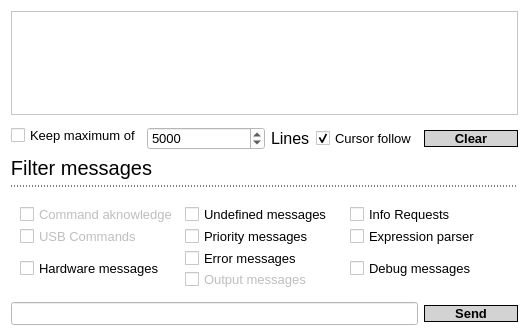
<?xml version="1.0" encoding="UTF-8"?>
<ui version="4.0">
 <class>Form</class>
 <widget class="QWidget" name="Form">
  <property name="geometry">
   <rect>
    <x>0</x>
    <y>0</y>
    <width>529</width>
    <height>336</height>
   </rect>
  </property>
  <property name="minimumSize">
   <size>
    <width>529</width>
    <height>336</height>
   </size>
  </property>
  <property name="windowTitle">
   <string>Console</string>
  </property>
  <property name="styleSheet">
   <string notr="true">QWidget {
	background-color: white;
	font-family: cantarell;
	font-size: 13px;
}

QLabel {
	font-size: 16px;
}

QPushButton {
    border: 1px solid black; /* Black border */
    background-color: lightgray; /* Light gray background */
	font-weight: bold;
}

QPushButton:hover {
    background-color: darkgray; /* Slightly darker background on hover */
}

QPushButton:pressed {
    background-color: gray; /* Even darker background when pressed */
}

QGroupBox {
	font-size: 20px;
    border: none; /* Removes the default border */
    border-top: 1px dashed black; /* Adds a border under the title */
    margin-top: 30px; /* Ensures space for the title */
    padding-top: 10px; /* Creates space above the border for the title */
}

QGroupBox::title {
    subcontrol-origin: margin; /* Aligns the title with the margin */
    subcontrol-position: top left; /* Moves the title to the top-left corner */
    padding: -5px; /* Adds padding around the title */
    background-color: white; /* Optional: matches the background */
}

QTableView {
	border: none;
}

QComboBox {
    background-color: white; /* Default background */
    color: black; /* Default text color */
    border: 1px solid black; /* Border around the combobox */
    padding: 2px 10px; /* Padding for text alignment */
}

QComboBox QAbstractItemView {
    background-color: lightgray; /* Background of the dropdown */
    color: black; /* Text color of items in the dropdown */
    selection-background-color: darkgray; /* Background color when an item is selected */
    selection-color: white; /* Text color when an item is selected */
}
</string>
  </property>
  <layout class="QGridLayout" name="gridLayout_4">
   <item row="0" column="0">
    <layout class="QHBoxLayout" name="horizontalLayout" stretch="0">
     <item>
      <widget class="QPlainTextEdit" name="plainTextEditSerialOutput">
       <property name="minimumSize">
        <size>
         <width>0</width>
         <height>100</height>
        </size>
       </property>
       <property name="lineWrapMode">
        <enum>QPlainTextEdit::NoWrap</enum>
       </property>
       <property name="readOnly">
        <bool>false</bool>
       </property>
       <property name="placeholderText">
        <string/>
       </property>
      </widget>
     </item>
    </layout>
   </item>
   <item row="1" column="0">
    <layout class="QGridLayout" name="gridLayout">
     <item row="1" column="1">
      <widget class="QSpinBox" name="spinBoxLimitLines">
       <property name="sizePolicy">
        <sizepolicy hsizetype="Minimum" vsizetype="Fixed">
         <horstretch>0</horstretch>
         <verstretch>0</verstretch>
        </sizepolicy>
       </property>
       <property name="maximum">
        <number>10000</number>
       </property>
       <property name="value">
        <number>5000</number>
       </property>
      </widget>
     </item>
     <item row="1" column="2">
      <widget class="QLabel" name="label_6">
       <property name="sizePolicy">
        <sizepolicy hsizetype="Fixed" vsizetype="Fixed">
         <horstretch>0</horstretch>
         <verstretch>0</verstretch>
        </sizepolicy>
       </property>
       <property name="text">
        <string>Lines</string>
       </property>
      </widget>
     </item>
     <item row="1" column="3">
      <widget class="QCheckBox" name="checkBoxDebugCursorFollow">
       <property name="enabled">
        <bool>true</bool>
       </property>
       <property name="sizePolicy">
        <sizepolicy hsizetype="Fixed" vsizetype="Fixed">
         <horstretch>0</horstretch>
         <verstretch>0</verstretch>
        </sizepolicy>
       </property>
       <property name="text">
        <string>Cursor follow</string>
       </property>
       <property name="checked">
        <bool>true</bool>
       </property>
      </widget>
     </item>
     <item row="1" column="4">
      <widget class="QPushButton" name="pushButtonClear">
       <property name="sizePolicy">
        <sizepolicy hsizetype="Fixed" vsizetype="Fixed">
         <horstretch>0</horstretch>
         <verstretch>0</verstretch>
        </sizepolicy>
       </property>
       <property name="minimumSize">
        <size>
         <width>94</width>
         <height>0</height>
        </size>
       </property>
       <property name="text">
        <string>Clear</string>
       </property>
      </widget>
     </item>
     <item row="0" column="0" rowspan="2">
      <widget class="QCheckBox" name="checkBoxLimitLines">
       <property name="sizePolicy">
        <sizepolicy hsizetype="Fixed" vsizetype="Fixed">
         <horstretch>0</horstretch>
         <verstretch>0</verstretch>
        </sizepolicy>
       </property>
       <property name="text">
        <string>Keep maximum of</string>
       </property>
      </widget>
     </item>
    </layout>
   </item>
   <item row="2" column="0">
    <widget class="QGroupBox" name="groupBox_16">
     <property name="sizePolicy">
      <sizepolicy hsizetype="Minimum" vsizetype="Fixed">
       <horstretch>0</horstretch>
       <verstretch>0</verstretch>
      </sizepolicy>
     </property>
     <property name="minimumSize">
      <size>
       <width>0</width>
       <height>140</height>
      </size>
     </property>
     <property name="maximumSize">
      <size>
       <width>16777215</width>
       <height>140</height>
      </size>
     </property>
     <property name="title">
      <string>Filter messages</string>
     </property>
     <layout class="QHBoxLayout" name="horizontalLayout_3">
      <item>
       <layout class="QGridLayout" name="gridLayout_3">
        <property name="topMargin">
         <number>0</number>
        </property>
        <item row="0" column="0">
         <widget class="QCheckBox" name="checkBoxFilterCommAck">
          <property name="enabled">
           <bool>false</bool>
          </property>
          <property name="text">
           <string>Command aknowledge</string>
          </property>
         </widget>
        </item>
        <item row="0" column="1">
         <widget class="QCheckBox" name="checkBoxFilterUndefined">
          <property name="enabled">
           <bool>true</bool>
          </property>
          <property name="text">
           <string>Undefined messages</string>
          </property>
         </widget>
        </item>
        <item row="0" column="2">
         <widget class="QCheckBox" name="checkBoxFilterInfoRequest">
          <property name="enabled">
           <bool>true</bool>
          </property>
          <property name="text">
           <string>Info Requests</string>
          </property>
         </widget>
        </item>
        <item row="1" column="0">
         <widget class="QCheckBox" name="checkBoxFilterUSB">
          <property name="enabled">
           <bool>false</bool>
          </property>
          <property name="text">
           <string>USB Commands</string>
          </property>
          <property name="checkable">
           <bool>true</bool>
          </property>
         </widget>
        </item>
        <item row="1" column="1">
         <widget class="QCheckBox" name="checkBoxFilterPriority">
          <property name="enabled">
           <bool>true</bool>
          </property>
          <property name="text">
           <string>Priority messages</string>
          </property>
         </widget>
        </item>
        <item row="1" column="2">
         <widget class="QCheckBox" name="checkBoxFilterExpressionParser">
          <property name="enabled">
           <bool>true</bool>
          </property>
          <property name="text">
           <string>Expression parser</string>
          </property>
         </widget>
        </item>
        <item row="2" column="0" rowspan="2">
         <widget class="QCheckBox" name="checkBoxFilterHardware">
          <property name="enabled">
           <bool>true</bool>
          </property>
          <property name="text">
           <string>Hardware messages</string>
          </property>
         </widget>
        </item>
        <item row="2" column="1">
         <widget class="QCheckBox" name="checkBoxFilterError">
          <property name="enabled">
           <bool>true</bool>
          </property>
          <property name="text">
           <string>Error messages</string>
          </property>
         </widget>
        </item>
        <item row="2" column="2" rowspan="2">
         <widget class="QCheckBox" name="checkBoxFilterDebug">
          <property name="enabled">
           <bool>true</bool>
          </property>
          <property name="text">
           <string>Debug messages</string>
          </property>
         </widget>
        </item>
        <item row="3" column="1">
         <widget class="QCheckBox" name="checkBoxFilterOutput">
          <property name="enabled">
           <bool>false</bool>
          </property>
          <property name="text">
           <string>Output messages</string>
          </property>
         </widget>
        </item>
       </layout>
      </item>
     </layout>
    </widget>
   </item>
   <item row="3" column="0">
    <layout class="QGridLayout" name="gridLayout_2">
     <item row="0" column="0">
      <widget class="QLineEdit" name="lineEditSend"/>
     </item>
     <item row="0" column="1">
      <widget class="QPushButton" name="pushButtonSend">
       <property name="sizePolicy">
        <sizepolicy hsizetype="Fixed" vsizetype="Fixed">
         <horstretch>0</horstretch>
         <verstretch>0</verstretch>
        </sizepolicy>
       </property>
       <property name="minimumSize">
        <size>
         <width>94</width>
         <height>0</height>
        </size>
       </property>
       <property name="text">
        <string>Send</string>
       </property>
      </widget>
     </item>
    </layout>
   </item>
  </layout>
 </widget>
 <resources/>
 <connections/>
</ui>
